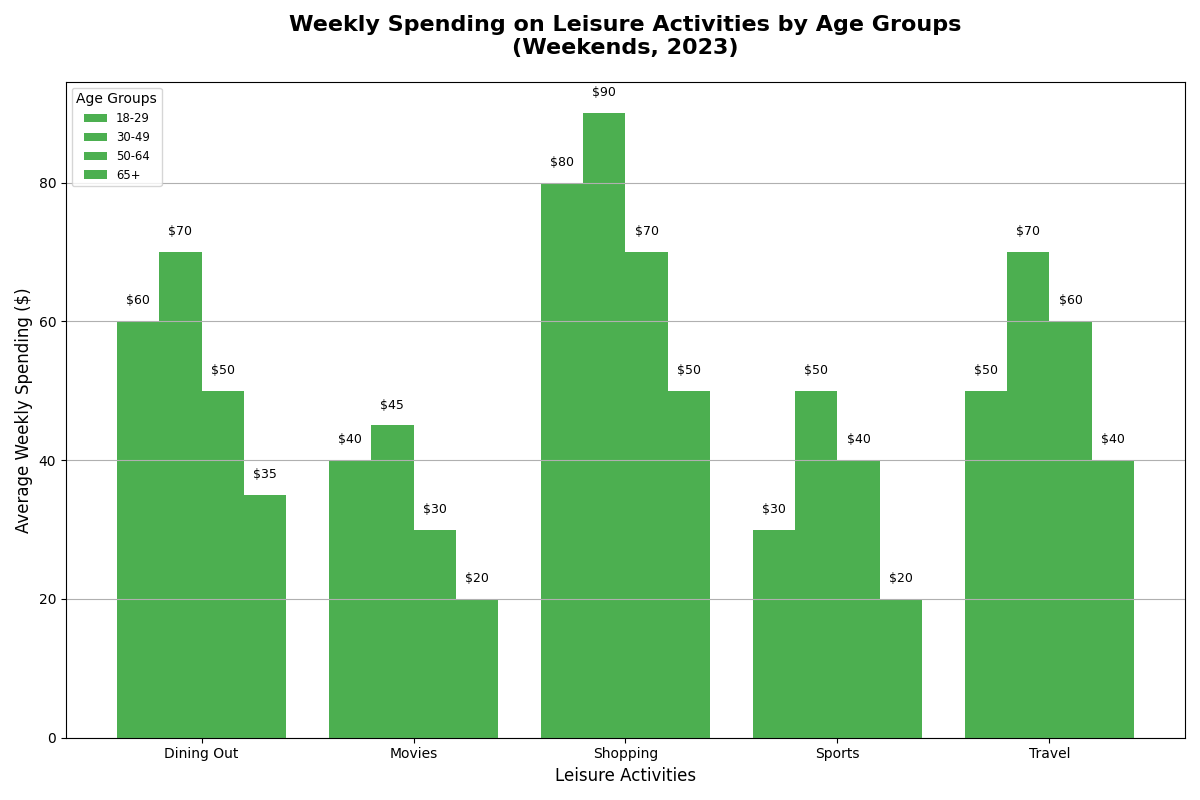

Reproduce this figure in Python.
import matplotlib.pyplot as plt
import numpy as np

# Categories of leisure activities
activities = ['Dining Out', 'Movies', 'Shopping', 'Sports', 'Travel']

# Average weekly spending (in dollars) by different age groups on these activities
age_group_18_29 = [60, 40, 80, 30, 50]
age_group_30_49 = [70, 45, 90, 50, 70]
age_group_50_64 = [50, 30, 70, 40, 60]
age_group_65_plus = [35, 20, 50, 20, 40]

data = np.array([age_group_18_29, age_group_30_49, age_group_50_64, age_group_65_plus])
age_groups = ['18-29', '30-49', '50-64', '65+']

bar_width = 0.2
indices = np.arange(len(activities))

fig, ax = plt.subplots(figsize=(12, 8))

# Use a single color for all data groups
single_color = '#4CAF50'

for i, (spending, age_group) in enumerate(zip(data, age_groups)):
    bars = ax.bar(indices + i * bar_width, spending, width=bar_width, label=age_group, color=single_color)
    
    for bar in bars:
        yval = bar.get_height()
        ax.text(bar.get_x() + bar.get_width()/2, yval + 2, f'${yval}', ha='center', va='bottom', fontsize=9)

ax.set_xlabel('Leisure Activities', fontsize=12)
ax.set_ylabel('Average Weekly Spending ($)', fontsize=12)
ax.set_title('Weekly Spending on Leisure Activities by Age Groups\n(Weekends, 2023)', fontsize=16, fontweight='bold', pad=20)
ax.set_xticks(indices + bar_width * 1.5)
ax.set_xticklabels(activities)
ax.legend(title='Age Groups', fontsize='small', loc='upper left')

ax.yaxis.grid(True)

plt.tight_layout()
plt.show()
